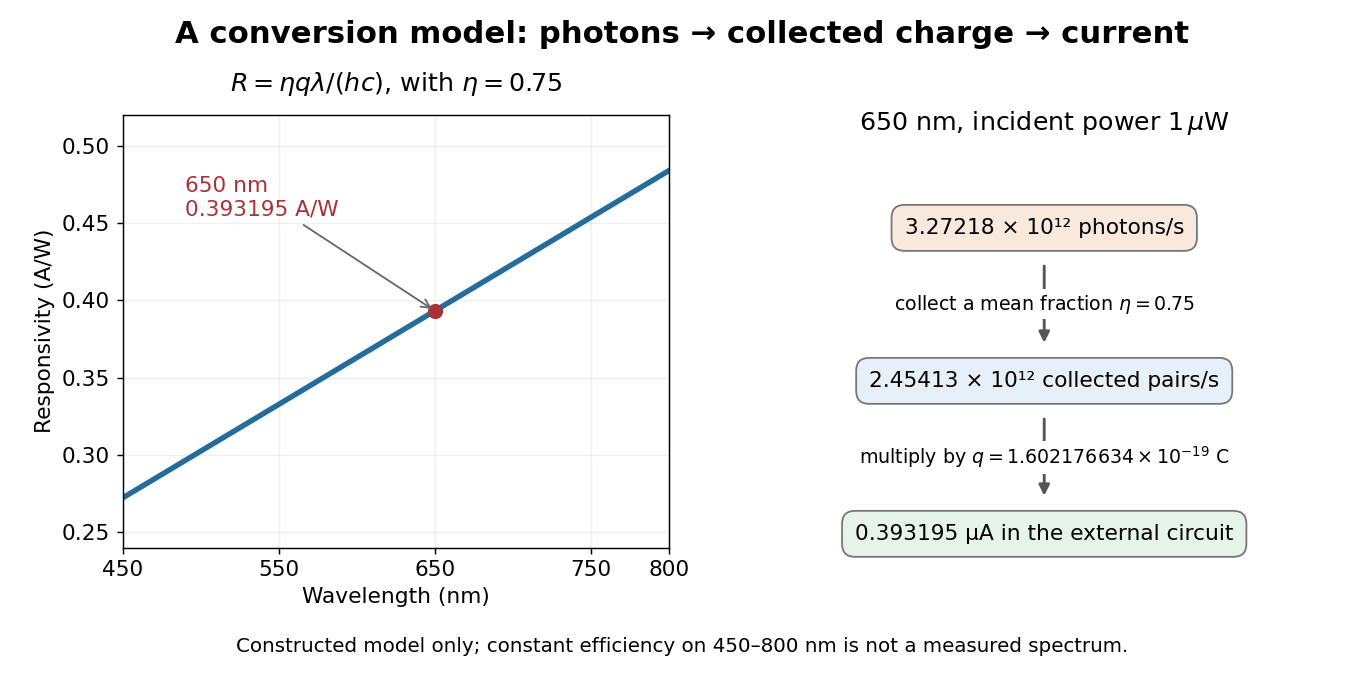

This chart was generated by the following Python code:
"""Original constant-efficiency model. Python 3.14, numpy 2.3.5, matplotlib 3.10.7.
Run from _media; writes the matching opaque PNG to the working directory.
"""
from pathlib import Path
import matplotlib.pyplot as plt
import numpy as np

H = 6.62607015e-34
C = 299792458
Q = 1.602176634e-19
ETA = 0.75
LAMBDA = 650e-9
POWER = 1e-6
photon_rate = POWER * LAMBDA / (H * C)
pair_rate = ETA * photon_rate
current = Q * pair_rate
plt.rcParams.update({'font.size': 12, 'font.family': 'DejaVu Sans'})
fig = plt.figure(figsize=(10.5, 5.2), facecolor='white')
ax = fig.add_axes((.09, .19, .40, .64))
wavelength_nm = np.linspace(450, 800, 351)
responsivity = ETA * Q * wavelength_nm * 1e-9 / (H * C)
ax.plot(wavelength_nm, responsivity, color='#246d9b', lw=3)
ax.scatter([650], [current / POWER], s=55, color='#a83237', zorder=3)
ax.annotate(f'650 nm\n{current / POWER:.6f} A/W', (650, current / POWER), xytext=(490, .455), arrowprops={'arrowstyle': '->', 'color': '#666666'}, color='#a83237')
ax.set(xlabel='Wavelength (nm)', ylabel='Responsivity (A/W)', xlim=(450, 800), ylim=(.24, .52))
ax.set_xticks([450, 550, 650, 750, 800])
ax.grid(alpha=.2)
ax.set_title(r'$R=\eta q\lambda/(hc)$, with $\eta=0.75$', fontsize=14, pad=13)
flow = fig.add_axes((.55, .13, .43, .73))
flow.set(xlim=(0, 1), ylim=(0, 1))
flow.axis('off')
flow.text(.5, .97, r'650 nm, incident power $1\,\mu$W', ha='center', va='top', fontsize=14)
boxes = [(.73, f'{photon_rate / 1e12:.5f} × 10¹² photons/s', '#f9e9dc'), (.42, f'{pair_rate / 1e12:.5f} × 10¹² collected pairs/s', '#e5f0f8'), (.11, f'{current * 1e6:.6f} μA in the external circuit', '#e5f3e9')]
for y, label, color in boxes:
    flow.text(.5, y, label, ha='center', va='center', fontsize=12, bbox={'boxstyle': 'round,pad=.6', 'facecolor': color, 'edgecolor': '#777777'})
for top, bottom, label in [(.66, .49, r'collect a mean fraction $\eta=0.75$'), (.35, .18, r'multiply by $q=1.602176634\times10^{-19}$ C')]:
    flow.annotate('', (.5, bottom), (.5, top), arrowprops={'arrowstyle': '-|>', 'color': '#555555', 'lw': 1.6})
    flow.text(.5, (top+bottom)/2, label, ha='center', va='center', fontsize=10.5, bbox={'facecolor': 'white', 'edgecolor': 'none', 'pad': 2})
fig.suptitle('A conversion model: photons → collected charge → current', y=.97, fontsize=17, weight='bold')
fig.text(.5, .035, 'Constructed model only; constant efficiency on 450–800 nm is not a measured spectrum.', ha='center', fontsize=11)
fig.savefig(Path.cwd() / (Path(__file__).stem + '.png'), dpi=130, facecolor='white', transparent=False)
plt.close(fig)
